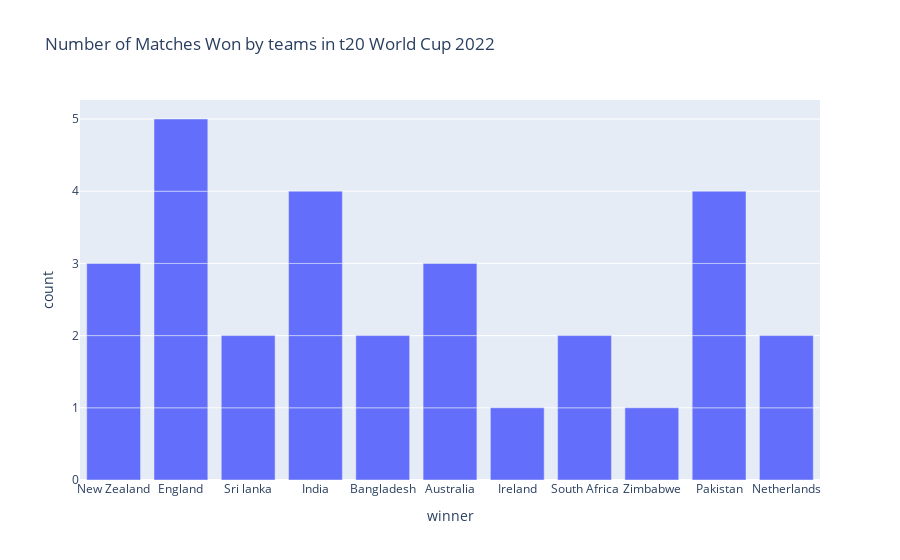

The notebook cell saved with this chart:
### Code cell
fig = px.bar(df, x=df["winner"],title="Number of Matches Won by teams in t20 World Cup 2022")
fig.show()

### Figure 1 — Plotly figure (JSON) as saved in the notebook; plotly's stock layout.template omitted (floating-point values rounded to 4 significant figures)
{"data": [{"alignmentgroup": "True", "hovertemplate": "winner=%{x}<br>count=%{y}<extra></extra>", "legendgroup": "", "marker": {"color": "#636efa", "pattern": {"shape": ""}}, "name": "", "offsetgroup": "", "orientation": "v", "showlegend": false, "textposition": "auto", "type": "bar", "x": ["New Zealand", "England", "Sri lanka", "India", "Bangladesh", "Australia", "Ireland", "South Africa", "India", "Zimbabwe", "New Zealand", "Bangladesh", "Pakistan", "South Africa", "Australia", "Sri lanka", "England", "Netherlands", "India", "Pakistan", "New Zealand", "Australia", "England", "Netherlands", "Pakistan", "India", "Pakistan", "England", "England"], "xaxis": "x", "y": [1, 1, 1, 1, 1, 1, 1, 1, 1, 1, 1, 1, 1, 1, 1, 1, 1, 1, 1, 1, 1, 1, 1, 1, 1, 1, 1, 1, 1], "yaxis": "y"}], "layout": {"barmode": "relative", "legend": {"tracegroupgap": 0}, "title": {"text": "Number of Matches Won by teams in t20 World Cup 2022"}, "xaxis": {"anchor": "y", "domain": [0, 1], "title": {"text": "winner"}}, "yaxis": {"anchor": "x", "domain": [0, 1], "title": {"text": "count"}}}}
